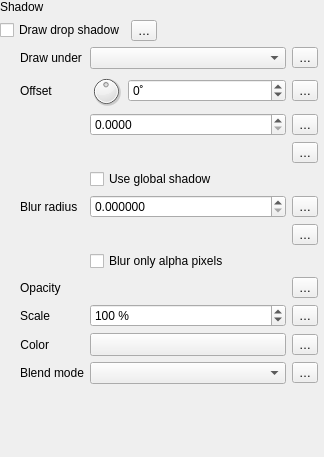
                    <widget class="QWidget" name="scrollAreaWidgetContents_8">
                     <property name="geometry">
                      <rect>
                       <x>0</x>
                       <y>0</y>
                       <width>324</width>
                       <height>457</height>
                      </rect>
                     </property>
                     <layout class="QVBoxLayout" name="verticalLayout_22">
                      <property name="leftMargin">
                       <number>0</number>
                      </property>
                      <property name="topMargin">
                       <number>0</number>
                      </property>
                      <property name="rightMargin">
                       <number>6</number>
                      </property>
                      <property name="bottomMargin">
                       <number>0</number>
                      </property>
                      <item>
                       <layout class="QGridLayout" name="gridLayout_38">
                        <item row="1" column="2">
                         <spacer name="horizontalSpacer_14">
                          <property name="orientation">
                           <enum>Qt::Horizontal</enum>
                          </property>
                          <property name="sizeHint" stdset="0">
                           <size>
                            <width>0</width>
                            <height>20</height>
                           </size>
                          </property>
                         </spacer>
                        </item>
                        <item row="1" column="0">
                         <widget class="QCheckBox" name="mShadowDrawChkBx">
                          <property name="sizePolicy">
                           <sizepolicy hsizetype="Maximum" vsizetype="Fixed">
                            <horstretch>0</horstretch>
                            <verstretch>0</verstretch>
                           </sizepolicy>
                          </property>
                          <property name="text">
                           <string>Draw drop shadow</string>
                          </property>
                         </widget>
                        </item>
                        <item row="1" column="1">
                         <widget class="QgsPropertyOverrideButton" name="mShadowDrawDDBtn">
                          <property name="text">
                           <string>…</string>
                          </property>
                         </widget>
                        </item>
                        <item row="2" column="0" colspan="3">
                         <widget class="QFrame" name="mShadowFrame">
                          <layout class="QGridLayout" name="gridLayout_7">
                           <property name="leftMargin">
                            <number>20</number>
                           </property>
                           <property name="topMargin">
                            <number>0</number>
                           </property>
                           <property name="rightMargin">
                            <number>0</number>
                           </property>
                           <property name="bottomMargin">
                            <number>0</number>
                           </property>
                           <item row="10" column="1">
                            <widget class="QgsColorButton" name="mShadowColorBtn">
                             <property name="sizePolicy">
                              <sizepolicy hsizetype="Expanding" vsizetype="Fixed">
                               <horstretch>0</horstretch>
                               <verstretch>0</verstretch>
                              </sizepolicy>
                             </property>
                            </widget>
                           </item>
                           <item row="5" column="1">
                            <widget class="QgsDoubleSpinBox" name="mShadowRadiusDblSpnBx">
                             <property name="decimals">
                              <number>6</number>
                             </property>
                             <property name="maximum">
                              <double>999999999.990000009536743</double>
                             </property>
                             <property name="showClearButton" stdset="0">
                              <bool>false</bool>
                             </property>
                            </widget>
                           </item>
                           <item row="9" column="0">
                            <widget class="QLabel" name="label_29">
                             <property name="text">
                              <string>Scale</string>
                             </property>
                            </widget>
                           </item>
                           <item row="5" column="0">
                            <widget class="QLabel" name="label_27">
                             <property name="text">
                              <string>Blur radius</string>
                             </property>
                            </widget>
                           </item>
                           <item row="7" column="1">
                            <widget class="QCheckBox" name="mShadowRadiusAlphaChkBx">
                             <property name="sizePolicy">
                              <sizepolicy hsizetype="MinimumExpanding" vsizetype="Fixed">
                               <horstretch>0</horstretch>
                               <verstretch>0</verstretch>
                              </sizepolicy>
                             </property>
                             <property name="text">
                              <string>Blur only alpha pixels</string>
                             </property>
                            </widget>
                           </item>
                           <item row="2" column="1">
                            <widget class="QgsDoubleSpinBox" name="mShadowOffsetSpnBx">
                             <property name="decimals">
                              <number>4</number>
                             </property>
                             <property name="minimum">
                              <double>0.000000000000000</double>
                             </property>
                             <property name="maximum">
                              <double>9999999.000000000000000</double>
                             </property>
                             <property name="singleStep">
                              <double>0.100000000000000</double>
                             </property>
                             <property name="showClearButton" stdset="0">
                              <bool>false</bool>
                             </property>
                            </widget>
                           </item>
                           <item row="4" column="1">
                            <widget class="QCheckBox" name="mShadowOffsetGlobalChkBx">
                             <property name="sizePolicy">
                              <sizepolicy hsizetype="MinimumExpanding" vsizetype="Fixed">
                               <horstretch>0</horstretch>
                               <verstretch>0</verstretch>
                              </sizepolicy>
                             </property>
                             <property name="toolTip">
                              <string>Label's rotation is ignored</string>
                             </property>
                             <property name="text">
                              <string>Use global shadow</string>
                             </property>
                            </widget>
                           </item>
                           <item row="11" column="1">
                            <widget class="QgsBlendModeComboBox" name="mShadowBlendCmbBx"/>
                           </item>
                           <item row="1" column="1">
                            <layout class="QHBoxLayout" name="horizontalLayout_24">
                             <item>
                              <widget class="QDial" name="mShadowOffsetAngleDial">
                               <property name="minimumSize">
                                <size>
                                 <width>32</width>
                                 <height>32</height>
                                </size>
                               </property>
                               <property name="maximumSize">
                                <size>
                                 <width>32</width>
                                 <height>32</height>
                                </size>
                               </property>
                               <property name="minimum">
                                <number>-180</number>
                               </property>
                               <property name="maximum">
                                <number>180</number>
                               </property>
                               <property name="value">
                                <number>0</number>
                               </property>
                               <property name="invertedControls">
                                <bool>true</bool>
                               </property>
                               <property name="wrapping">
                                <bool>true</bool>
                               </property>
                              </widget>
                             </item>
                             <item>
                              <widget class="QgsSpinBox" name="mShadowOffsetAngleSpnBx">
                               <property name="wrapping">
                                <bool>true</bool>
                               </property>
                               <property name="suffix">
                                <string>˚</string>
                               </property>
                               <property name="minimum">
                                <number>-360</number>
                               </property>
                               <property name="maximum">
                                <number>360</number>
                               </property>
                               <property name="showClearButton" stdset="0">
                                <bool>false</bool>
                               </property>
                              </widget>
                             </item>
                            </layout>
                           </item>
                           <item row="0" column="1">
                            <widget class="QComboBox" name="mShadowUnderCmbBx">
                             <property name="minimumSize">
                              <size>
                               <width>150</width>
                               <height>0</height>
                              </size>
                             </property>
                            </widget>
                           </item>
                           <item row="0" column="0">
                            <widget class="QLabel" name="label_17">
                             <property name="text">
                              <string>Draw under</string>
                             </property>
                            </widget>
                           </item>
                           <item row="9" column="1">
                            <widget class="QgsSpinBox" name="mShadowScaleSpnBx">
                             <property name="suffix">
                              <string> %</string>
                             </property>
                             <property name="maximum">
                              <number>2000</number>
                             </property>
                             <property name="value">
                              <number>100</number>
                             </property>
                             <property name="showClearButton" stdset="0">
                              <bool>false</bool>
                             </property>
                            </widget>
                           </item>
                           <item row="11" column="0">
                            <widget class="QLabel" name="label_30">
                             <property name="text">
                              <string>Blend mode</string>
                             </property>
                            </widget>
                           </item>
                           <item row="1" column="0">
                            <widget class="QLabel" name="label_9">
                             <property name="text">
                              <string>Offset</string>
                             </property>
                            </widget>
                           </item>
                           <item row="10" column="0">
                            <widget class="QLabel" name="label_33">
                             <property name="sizePolicy">
                              <sizepolicy hsizetype="Maximum" vsizetype="Preferred">
                               <horstretch>0</horstretch>
                               <verstretch>0</verstretch>
                              </sizepolicy>
                             </property>
                             <property name="text">
                              <string>Color</string>
                             </property>
                             <property name="alignment">
                              <set>Qt::AlignRight|Qt::AlignTrailing|Qt::AlignVCenter</set>
                             </property>
                            </widget>
                           </item>
                           <item row="8" column="0">
                            <widget class="QLabel" name="label_28">
                             <property name="text">
                              <string>Opacity</string>
                             </property>
                            </widget>
                           </item>
                           <item row="0" column="2">
                            <widget class="QgsPropertyOverrideButton" name="mShadowUnderDDBtn">
                             <property name="text">
                              <string>…</string>
                             </property>
                            </widget>
                           </item>
                           <item row="1" column="2">
                            <widget class="QgsPropertyOverrideButton" name="mShadowOffsetAngleDDBtn">
                             <property name="text">
                              <string>…</string>
                             </property>
                            </widget>
                           </item>
                           <item row="2" column="2">
                            <widget class="QgsPropertyOverrideButton" name="mShadowOffsetDDBtn">
                             <property name="text">
                              <string>…</string>
                             </property>
                            </widget>
                           </item>
                           <item row="3" column="2">
                            <widget class="QgsPropertyOverrideButton" name="mShadowOffsetUnitsDDBtn">
                             <property name="text">
                              <string>…</string>
                             </property>
                            </widget>
                           </item>
                           <item row="5" column="2">
                            <widget class="QgsPropertyOverrideButton" name="mShadowRadiusDDBtn">
                             <property name="text">
                              <string>…</string>
                             </property>
                            </widget>
                           </item>
                           <item row="6" column="2">
                            <widget class="QgsPropertyOverrideButton" name="mShadowRadiusUnitsDDBtn">
                             <property name="text">
                              <string>…</string>
                             </property>
                            </widget>
                           </item>
                           <item row="8" column="2">
                            <widget class="QgsPropertyOverrideButton" name="mShadowOpacityDDBtn">
                             <property name="text">
                              <string>…</string>
                             </property>
                            </widget>
                           </item>
                           <item row="9" column="2">
                            <widget class="QgsPropertyOverrideButton" name="mShadowScaleDDBtn">
                             <property name="text">
                              <string>…</string>
                             </property>
                            </widget>
                           </item>
                           <item row="10" column="2">
                            <widget class="QgsPropertyOverrideButton" name="mShadowColorDDBtn">
                             <property name="text">
                              <string>…</string>
                             </property>
                            </widget>
                           </item>
                           <item row="11" column="2">
                            <widget class="QgsPropertyOverrideButton" name="mShadowBlendDDBtn">
                             <property name="text">
                              <string>…</string>
                             </property>
                            </widget>
                           </item>
                           <item row="3" column="1">
                            <widget class="QgsUnitSelectionWidget" name="mShadowOffsetUnitWidget" native="true">
                             <property name="focusPolicy">
                              <enum>Qt::StrongFocus</enum>
                             </property>
                            </widget>
                           </item>
                           <item row="6" column="1">
                            <widget class="QgsUnitSelectionWidget" name="mShadowRadiusUnitWidget" native="true">
                             <property name="focusPolicy">
                              <enum>Qt::StrongFocus</enum>
                             </property>
                            </widget>
                           </item>
                           <item row="8" column="1">
                            <widget class="QgsOpacityWidget" name="mShadowOpacityWidget" native="true">
                             <property name="focusPolicy">
                              <enum>Qt::StrongFocus</enum>
                             </property>
                            </widget>
                           </item>
                          </layout>
                         </widget>
                        </item>
                        <item row="0" column="0">
                         <widget class="QLabel" name="label_39">
                          <property name="text">
                           <string>Shadow</string>
                          </property>
                         </widget>
                        </item>
                       </layout>
                      </item>
                      <item>
                       <spacer name="verticalSpacer_7">
                        <property name="orientation">
                         <enum>Qt::Vertical</enum>
                        </property>
                        <property name="sizeHint" stdset="0">
                         <size>
                          <width>20</width>
                          <height>0</height>
                         </size>
                        </property>
                       </spacer>
                      </item>
                     </layout>
                    </widget>
